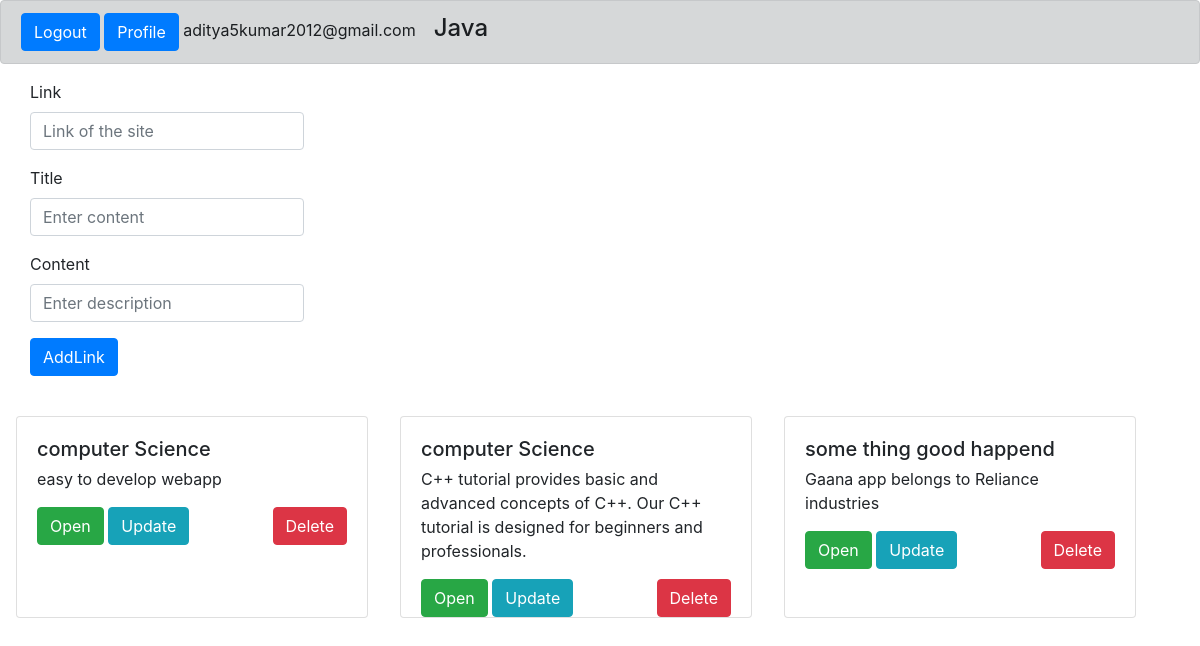
The page /addlink/Java (signed in) on the database its author committed.
### app.py (models this page shows, shortened)
class info_user(db.Model):#this table is used to store  links
    sno = db.Column(db.Integer, primary_key=True)
    content = db.Column(db.String(30), nullable=False)
    title = db.Column(db.String(30), nullable=False)
    id = db.Column(db.String(30), nullable=False)#email
    sub = db.Column(db.String(30), nullable=False)
    link = db.Column(db.String(150), nullable=False)

### app.py (the view, shortened to what this page needs)
@app.route('/addlink/<sub>',methods=['POST','GET'])  # for link addition
def addlink(sub):
    if 'email' in session:
        email = session['email']
        data_links=info_user.query.all()
        data_links.reverse()
        return render_template('addlink.html', email=email, data=data_links,sub=sub)
    return render_template('home.html')

### templates/addlink.html (shortened to what this page needs)
{% extends 'after_logedin.html'%}
{%block content%}
<div class="alert alert-dark" role="alert">
    <a href="/logout" type="button" class="btn btn-primary">Logout</a>
    <a href="/profile" type="button" class="btn btn-primary">Profile</a>
    {{email}}&nbsp&nbsp&nbsp&nbsp<h4 style="display:inline-block;"> {{sub}} </h4>
</div>
<form action="/addlink/{{sub}}" style="display:inline-block;margin-left:30px;" method="post">
  <div class="form-group">
    <label for="exampleInputEmail1">Link</label>
    <input type="text" class="form-control" id="exampleInputEmail1" aria-describedby="emailHelp" placeholder="Link of the site" required name="link">
  </div>
  <div class="form-group">
    <label for="exampleInputPassword1">Title</label>
    <input type="text" class="form-control" id="exampleInputPassword1" placeholder="Enter content" required name="title">
  </div>
  <div class="form-group">
    <label for="exampleInputPassword1">Content</label>
    <input type="text" class="form-control" id="exampleInputPassword1" placeholder="Enter description" required name="content">
  </div>
  <button type="submit" class="btn btn-primary">AddLink</button>
</form>
<br><br>
{% for i in range(0,data|length) %}
{%if data[i].sub==sub %}
{%if data[i].id==email %}
<div class="card my-3 mx-3" style="width: 22rem;float:left;">
<div class="card-body" style="width:350px;height:200px;overflow:auto;">
  <h5 class="card-title">{{data[i].title}}</h5>
  <p class="card-text">{{data[i].content}}</p>
   <a href="{{data[i].link}}" type="button" class="btn btn-primary btn-success" target="_blank">Open</a>
   <a href="/deletel/{{data[i].sno}}/{{data[i].sub}}" type="button" class="btn btn-primary btn-danger" style="float:right;">Delete</a>
   <a href="/updatel/{{data[i].sno}}/{{data[i].sub}}" type="button" class="btn btn-primary btn-info" >Update</a>
</div>
</div>
{% endif %}
{% endif %}
  {% endfor %}
{%endblock%}

### rows shown on the page
info_user: title "computer Science", content "easy to develop webapp"
info_user: title "computer Science", content "C++ tutorial provides basic and advanced concepts of C++. Our C++ tutorial is designed for beginners and professionals."
info_user: title "some thing good happend", content "Gaana app belongs to Reliance industries"

### other values the page prints
{{ email }} "aditya5kumar2012@gmail.com"
{{ sub }} "Java"
